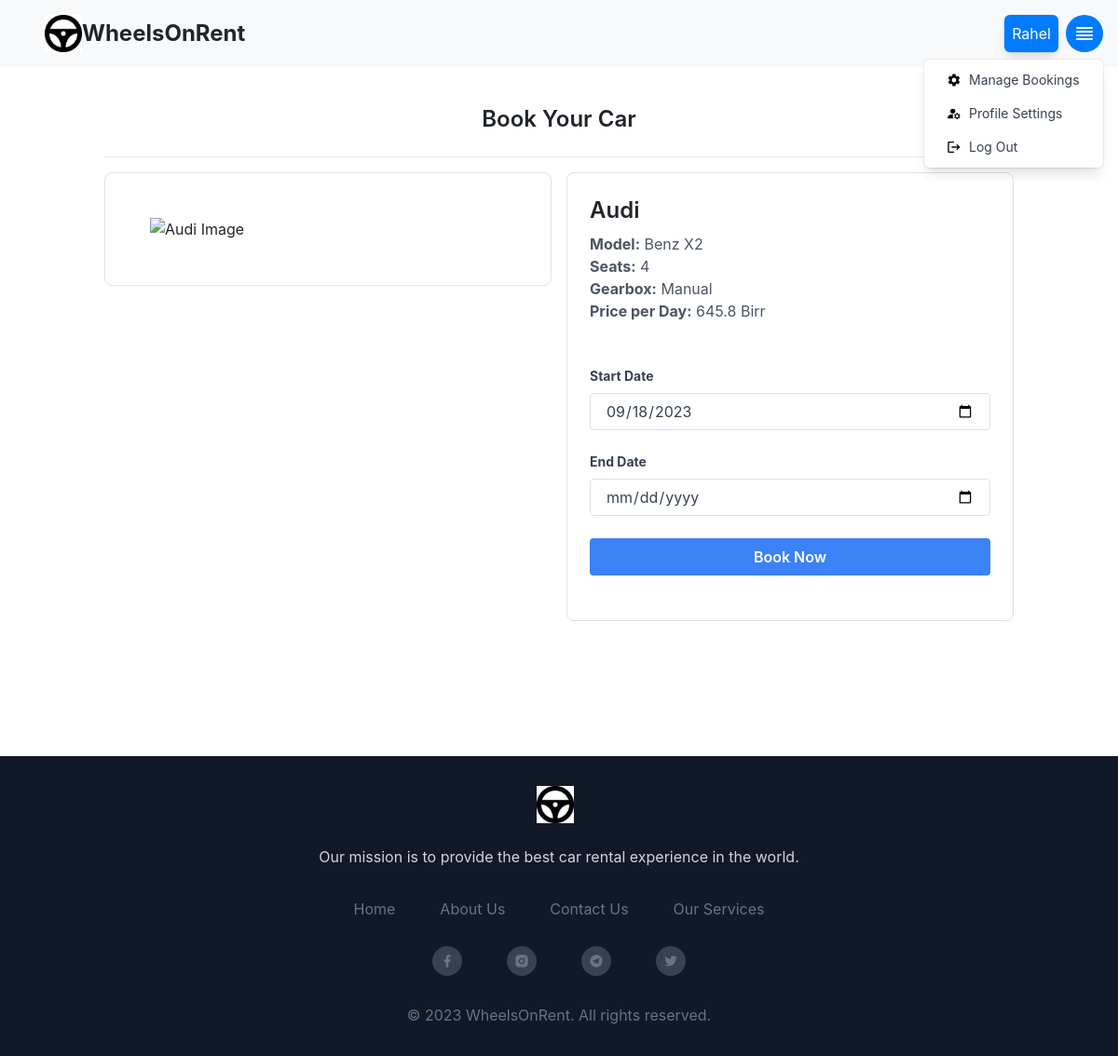
/booking/create/10 (signed in), run on the app's committed database.
### tables this page shows
CREATE TABLE customer (
  id INTEGER PRIMARY KEY AUTOINCREMENT,
  name TEXT NOT NULL,
  last_name TEXT NOT NULL,
  phone_number TEXT NOT NULL,
  email TEXT NOT NULL,
  password TEXT NOT NULL,
  role TEXT INTEGER DEFAULT 0
);

CREATE TABLE car (
  id INTEGER PRIMARY KEY AUTOINCREMENT,
  name TEXT NOT NULL,
  model TEXT NOT NULL,
  status TEXT NOT NULL,
  seat INTEGER NOT NULL,
  door INTEGER NOT NULL,
  gearbox TEXT NOT NULL,
  image TEXT
, price REAL NOT NULL DEFAULT 0.0);

### car_app/booking.py (the view, shortened to what this page needs)
@bp.route('/create/<int:car_id>', methods=('GET', 'POST'))
@login_required
def create(car_id):
    today_date = get_today_date()
    car = get_car(car_id)
    return render_template('booking/create.html', today_date=today_date, car=car)

### car_app/car.py (called while the page is built)
def get_car(id, check_author=True):
    car = get_db().execute(
        'SELECT id, name, model, status, seat, door, gearbox, image, price'
        ' FROM car'
        ' WHERE car.id = ?',
        (id,)
    ).fetchone()
    if car is None:
        abort(404, f"Car id {id} doesn't exist.")
    return car

### car_app/customer.py (called while the page is built)
@bp.before_app_request
def load_logged_in_customer():
    customer_id = session.get('customer_id')
    if customer_id is None:
        g.customer = None
    else:
        g.customer = get_db().execute(
            'SELECT * FROM customer WHERE id = ?', (customer_id,)
        ).fetchone()

def login_required(view):
    @functools.wraps(view)
    def wrapped_view(**kwargs):
        if g.customer is None:
            return redirect(url_for('customer.login'))
        return view(**kwargs)
    return wrapped_view

### car_app/db.py (called while the page is built)
def get_db():
    if 'db' not in g:
        g.db = sqlite3.connect(
            current_app.config['DATABASE'],
            detect_types=sqlite3.PARSE_DECLTYPES
        )
        g.db.row_factory = sqlite3.Row
    return g.db

### car_app/shared_variables.py (called while the page is built)
def get_today_date():
    return date.today()

### car_app/templates/booking/create.html
{% extends 'base.html' %}
{% block content %}
<div class="container mx-auto px-4 mt-10 md:px-8 lg:px-16 xl:px-24">
    <h1 class="text-2xl font-semibold mb-3 border-b pb-4 lg:text-left" style="display: flex; justify-content: center;">Book Your Car</h1>
    <div class="md:flex md:space-x-4">
        <div class="md:w-1/2">
            <div class="bg-white rounded-lg overflow-hidden border border-gray-300 p-5">
                <img src="{{ url_for('uploaded_image', car_id=car.id) }}" class="w-full h-auto" alt="{{ car.name }} Image">
            </div>
        </div>
        <div class="md:w-1/2 mt-0 md:mt-0">
            <div class="bg-white rounded-lg overflow-hidden p-4 border border-gray-300">
                <h2 class="text-2xl mb-2 font-semibold">{{ car.name }}</h2>
                <p class="text-gray-600">
                    <strong>Model:</strong> {{ car.model }}<br>
                    <strong>Seats:</strong> {{ car.seat }}<br>
                    <strong>Gearbox:</strong> {{ car.gearbox }}<br>
		    <strong>Price per Day:</strong> {{ car.price }}<br>
                </p>
                <form class="mt-5" action="{{ url_for('booking.create', car_id=car.id) }}" method="POST">
                    <div class="mb-4">
                        <label class="block text-gray-700 text-sm font-bold mb-2" for="start_date">
                            Start Date
                        </label>
                        <input class="appearance-none border rounded w-full py-2 px-3 text-gray-700 leading-tight focus:outline-none focus:shadow-outline" id="start_date" name="start_date" type="date" value="{{ today_date }}" required>
                    </div>
                    <div class="mb-4">
                        <label class="block text-gray-700 text-sm font-bold mb-2" for="end_date">
                            End Date
                        </label>
                        <input class="appearance-none border rounded w-full py-2 px-3 text-gray-700 leading-tight focus:outline-none focus:shadow-outline" id="end_date" name="end_date" type="date" required>
                    </div>
                    <div class="mb-4">
                        <button type="submit" class="bg-blue-500 hover:bg-blue-600 text-white font-semibold py-2 px-4 rounded inline-block w-full">Book Now</button>
                    </div>
                </form>
            </div>
        </div>
    </div>
</div>
{% endblock %}

### car_app/templates/base.html (shortened to what this page needs)
<!DOCTYPE html>
    <html lang="en">
    <head>
        <link rel="stylesheet" href="{{ url_for('static', filename='style.css') }}">
        <link rel="stylesheet" href="https://cdn.jsdelivr.net/npm/bootstrap@4.0.0/dist/css/bootstrap.min.css">
        <link href="https://cdn.jsdelivr.net/npm/remixicon@2.5.0/fonts/remixicon.css" rel="stylesheet">
        <script src="https://cdn.tailwindcss.com"></script>
    </head>
<body class="relative min-h-screen">
<nav class="navbar navbar-light bg-light justify-content-between p-3 pl-5">
  <a class="text-2xl font-bold flex items-center" href="{{ url_for('home') }}" style="text-decoration: none;">
    <img src="{{ url_for('static', filename='assets/img/WheelsOnRent.png') }}" class="h-10 w-10">
    <span class="hidden md:inline">WheelsOnRent</span>
</a>
  {% if g.customer['role'] == 0 %}
  <div class="d-flex align-items-center">
                    <p class="origin-top-right absolute right-16 p-2 bottom-4  mt-2 w-auto flex items-center justify-center rounded-md shadow-lg bg-primary text-white ring-1 ring-black ring-opacity-5 mb-0 d-none d-sm-block navbar-profile-name">{{ greeting }} {{ g.customer['name'] }}</p>
   </div>
  <div x-data="{ open: false }" @click.away="open = false" class="relative inline-block text-left">
      <div>
          <button @click="open = !open" type="button" class="rounded-full h-10 w-10 flex items-center justify-center bg-primary text-white focus:outline-none focus:ring-2 focus:ring-offset-2 focus:ring-offset-gray-100 focus:ring-primary" id="dropdown-menu" aria-haspopup="true" aria-expanded="true">
              <svg xmlns="http://www.w3.org/2000/svg" class="h-6 w-6" fill="none" viewBox="0 0 24 24" stroke="currentColor">
                  <path stroke-linecap="round" stroke-linejoin="round" stroke-width="2" d="M4 6h16M4 10h16M4 14h16M4 18h16"></path>
              </svg>
          </button>
      </div>
      <div x-show="open" @click.away="open = false" class="origin-top-right absolute right-0 mt-2 w-48 rounded-md shadow-lg bg-white ring-1 ring-black ring-opacity-5" role="menu" aria-orientation="vertical" aria-labelledby="dropdown-menu" id="dropdown-menu">
          <div class="py-1" role="none">
            <a href="{{ url_for('booking.my_bookings') }}" class="flex items-center px-4 py-2 text-sm text-gray-700 hover:bg-gray-100 hover:text-gray-900" role="menuitem" style="text-decoration: none;">
              <img src="{{ url_for('static', filename='assets/icons/manage.svg') }}" alt="My Icon" class="h-4 w-4 mr-2">
              <span>Manage Bookings</span>
            </a>
            <a href="{{ url_for('customer.update', id=g.customer['id']) }}" class="flex items-center px-4 py-2 text-sm text-gray-700 hover:bg-gray-100 hover:text-gray-900" role="menuitem" style="text-decoration: none;">
              <img src="{{ url_for('static', filename='assets/icons/account.svg') }}" alt="My Icon" class="h-4 w-4 mr-2">
              <span>Profile Settings</span>
            </a>
            <a href="{{ url_for('customer.logout') }}" class="flex items-center px-4 py-2 text-sm text-gray-700 hover:bg-gray-100 hover:text-gray-900" role="menuitem" style="text-decoration: none;">
              <img src="{{ url_for('static', filename='assets/icons/logout.svg') }}" alt="My Icon" class="h-4 w-4 mr-2">
              <span>Log Out</span>
            </a>
          </div>
      </div>
  </div>
  {% else %}
  <a style="font-weight: 700;" class="btn btn-outline-success my-2 my-sm-0" href="{{url_for('customer.login')}}" class="nav_link">Sign In</a>
  {% endif %}
</nav>
      <div class="container-fluid  pb-12" style="min-height: calc(100vh - 100px); margin:0; padding:0;">
      {% block content %}{% endblock %}
      </div>
      <footer class="bg-gray-900 text-white py-8 absolute w-full">
        <div class="container mx-auto px-4">
            <div class="flex items-center justify-center">
                <a class="text-2xl font-bold flex items-center" href="{{ url_for('home') }}" style="text-decoration: none;">
                    <img src="{{ url_for('static', filename='assets/img/WheelsOnRent.png') }}" alt="Company Logo" class="h-10 w-10 mr-2">
                </a>
            </div>
            <p class="mt-4 text-center text-gray-300">Our mission is to provide the best car rental experience in the world.</p>
            <div class="mt-8 flex flex-wrap justify-center">
                <a href="{{ url_for('home') }}" class="mx-4 text-gray-500 hover:text-gray-200" style="text-decoration: none;">Home</a>
                <a href="{{ url_for('car.about') }}" class="mx-4 text-gray-500 hover:text-gray-200" style="text-decoration: none;">About Us</a>
		<a href="{{ url_for('car.contact') }}" class="mx-4 text-gray-500 hover:text-gray-200" style="text-decoration: none;">Contact Us</a>
		<a href="{{ url_for('car.service') }}" class="mx-4 text-gray-500 hover:text-gray-200" style="text-decoration: none;">Our Services</a>
            </div>
            <div class="mt-8 flex justify-center">
                <a href="#" class="text-gray-500 hover:text-gray-200 mx-4">
                    <i class="ri-facebook-fill rounded-full bg-gray-700 p-2"></i>
                </a>
                <a href="#" class="text-gray-500 hover:text-gray-200 mx-4">
                    <i class="ri-instagram-fill rounded-full bg-gray-700 p-2"></i>
                </a>
                <a href="#" class="text-gray-500 hover:text-gray-200 mx-4">
                    <i class="ri-telegram-fill rounded-full bg-gray-700 p-2"></i>
                </a>
                <a href="#" class="text-gray-500 hover:text-gray-200 mx-4">
                    <i class="ri-twitter-fill rounded-full bg-gray-700 p-2"></i>
                </a>
            </div>
            <div class="mt-8 text-center text-gray-500">
                &copy; 2023 WheelsOnRent. All rights reserved.
            </div>
        </div>
    </footer>
    </body>
</html>

### car_app/static/style.css (style rules this page uses)
html { font-family: sans-serif; background: #eee; }
body { margin: 0 auto; background: white; }
h1, h2, h3, h4, h5, h6 { font-family: serif; color: #377ba8; margin: 1rem 0; }
a { color: #377ba8; }
nav { display: flex; align-items: center; padding: 0 0.5rem; }

### data on the page
customer: customer.name "Rahel"
car: name "Audi", model "Benz X2", seat "4", gearbox "Manual", price "645.8 Birr"
